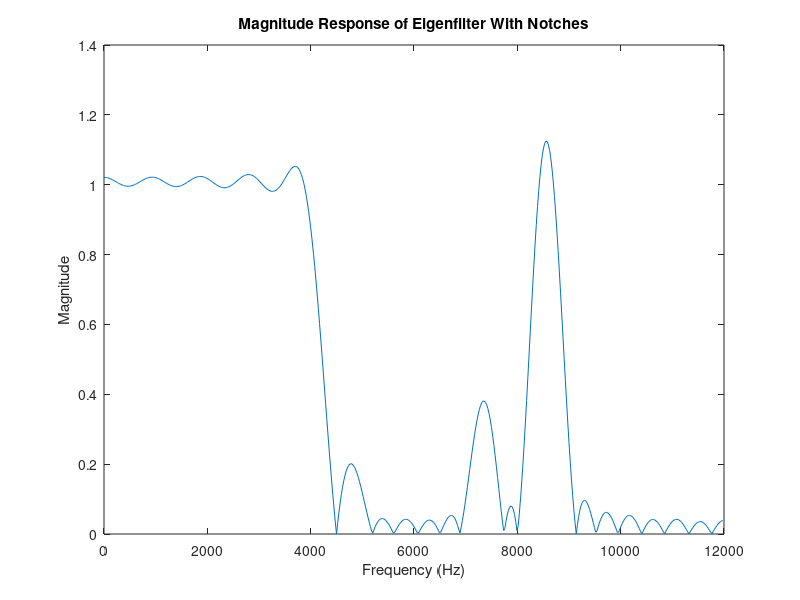

The MATLAB script that drew this image:
%% 
% Declaration of variables
N = 50;
M = N/2;
fs = 24e3;
p = zeros(M+1,1);
Q = zeros(M+1,M+1);
F = [0 4000 5000 7000 7500 8500 9000 12000];
Fnotch = [4500 8000];
Fnotch = pi*Fnotch/(fs/2);
E = zeros(length(Fnotch), M+2);
Fn = F * pi / (fs/2);
int_grid = 1024;
W = zeros(length(Fn)/2,int_grid);
%% 
% Calculation of p, d, and Q
for ii = 1:length(Fn)/2
    W(ii,:) = linspace(Fn(2*ii-1), Fn(2*ii), int_grid);
end

for ii = 1:M+1
    for jj = 1:M+1
        for kk = 1:length(Fn)/2
            Q(ii,jj) = Q(ii,jj) + trapz(W(kk,:), cos(W(kk,:)*(ii-1)).*cos(W(kk,:)*(jj-1)));
        end
    end
end

d = trapz(W(3,:), ((12/pi)*W(3,:)-7.5).^2) + 1*Fn(2);

for ii = 1:M+1
    p(ii) = trapz(W(1,:), cos((ii-1)*W(1,:))) + trapz(W(3,:), ((12/pi)*W(3,:)-7.5).*cos((ii-1)*W(3,:)));
end

Qt = [Q p;p' d];
for ii = 1:M+1
    for jj = 1:length(Fnotch)
        E(jj,ii) = cos((ii-1)*Fnotch(jj));
    end
end
%%
% Minimization of Rayleigh quotient by applying Courant Fischer Theorem
% With linear constraints for notch filter 
B = null(E);
Qaug = B'*Qt*B;
[evec, ev] = eig(Qaug);
[mag, ind] = min(nonzeros(ev));
e0 = evec(:,ind);
a = B*e0;
a = a/-a(end);
a = a(1:end-1);
%%
%Retrieving filter coefficients from cosine polynomial coefficients
h = zeros(1,N+1);
h(M+1) = a(1);
af = fliplr(a(2:end)')/2;
h(1:M) = af(1:end);
h(M+2:N+1) = a(2:end)/2;
wplot = 0:12e3/512:12e3-1/512;
Hfr = freqz(h);
%%
%Plotting magnitude response
figure(2)
plot(wplot, abs(Hfr))
title('Magnitude Response of Eigenfilter With Notches')
xlabel('Frequency (Hz)')
ylabel('Magnitude')
%%